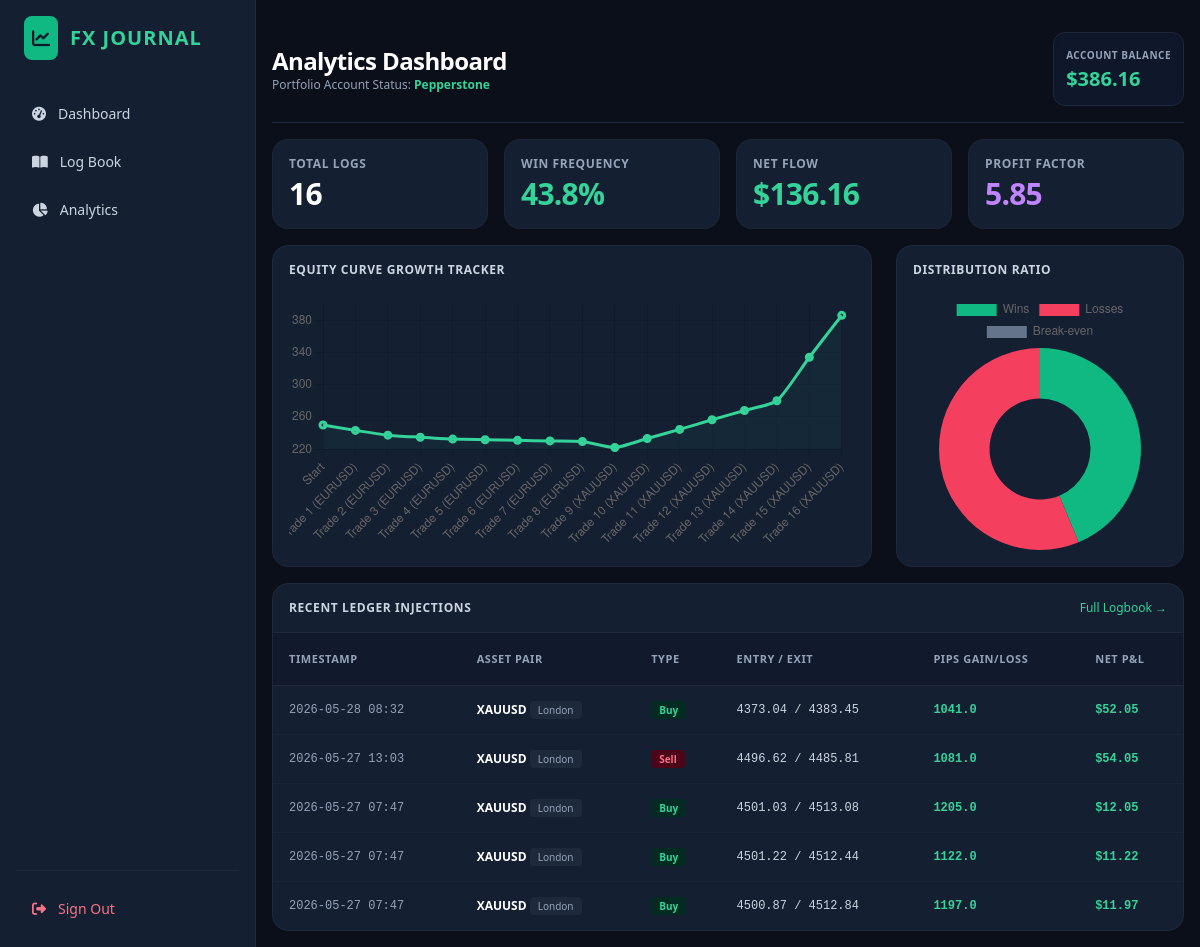
The page / (signed in) on the database its author committed.
### app/models.py (models this page shows, shortened)
class Account(db.Model):
    __tablename__ = 'accounts'
    id = db.Column(db.Integer, primary_key=True)
    name = db.Column(db.String(64), nullable=False)
    account_type = db.Column(db.String(20), default='Live') # Demo / Live
    broker = db.Column(db.String(64), default='Generic Broker')
    currency = db.Column(db.String(10), default='USD')
    initial_balance = db.Column(db.Float, default=250.0)
    current_balance = db.Column(db.Float, default=250.0)
    user_id = db.Column(db.Integer, db.ForeignKey('users.id'), nullable=False)
    created_at = db.Column(db.DateTime, default=datetime.utcnow)

class Trade(db.Model):
    __tablename__ = 'trades'
    id = db.Column(db.Integer, primary_key=True)
    user_id = db.Column(db.Integer, db.ForeignKey('users.id'), nullable=False)
    date = db.Column(db.Date, nullable=False, default=datetime.utcnow().date)
    time = db.Column(db.Time, nullable=False)
    session = db.Column(db.String(20), nullable=False) # London, New York, Asian, Sydney
    pair = db.Column(db.String(20), nullable=False, index=True) # e.g. EURUSD, XAUUSD
    asset_class = db.Column(db.String(20), default='Forex') # Forex, Gold, Indices, Crypto
    direction = db.Column(db.String(10), nullable=False) # Buy / Sell
    entry_price = db.Column(db.Float, nullable=False)
    stop_loss = db.Column(db.Float, nullable=False)
    take_profit = db.Column(db.Float, nullable=False)
    exit_price = db.Column(db.Float, nullable=False)
    lot_size = db.Column(db.Float, nullable=False)
    risk_percentage = db.Column(db.Float, default=1.0)
    balance_before = db.Column(db.Float, nullable=False)
    balance_after = db.Column(db.Float, nullable=False)
    pip_gain_loss = db.Column(db.Float, default=0.0)
    rr_ratio = db.Column(db.Float, default=0.0)
    net_pnl = db.Column(db.Float, default=0.0)
    outcome = db.Column(db.String(15), default='Break-even') # Win, Loss, Break-even
    strategy = db.Column(db.String(60), default='Price Action')
    timeframe = db.Column(db.String(10), default='H1')
    confluence_count = db.Column(db.Integer, default=1)
    emotions_before = db.Column(db.String(30))
    emotions_after = db.Column(db.String(30))
    discipline_score = db.Column(db.Integer, default=5) # 1-5 scale
    flags = db.Column(db.String(100), default='') # JSON or comma-separated string e.g., 'FOMO, Revenge'
    notes = db.Column(db.Text)
    screenshot_before = db.Column(db.String(255))
    screenshot_after = db.Column(db.String(255))

### app/journal.py (the view)
@journal_bp.route('/')
@login_required
def dashboard():
    trades = Trade.query.filter_by(user_id=current_user.id).order_by(Trade.date.desc(), Trade.time.desc()).all()
    account = Account.query.filter_by(user_id=current_user.id).first()
    total_trades = len(trades)
    wins = [t for t in trades if t.outcome == 'Win']
    losses = [t for t in trades if t.outcome == 'Loss']
    win_rate = round((len(wins) / total_trades * 100), 1) if total_trades > 0 else 0
    net_pnl = sum(t.net_pnl for t in trades)
    total_win_amt = sum(t.net_pnl for t in wins)
    total_loss_amt = abs(sum(t.net_pnl for t in losses))
    profit_factor = round(total_win_amt / total_loss_amt, 2) if total_loss_amt > 0 else total_win_amt
    return render_template('dashboard.html', trades=trades[:5], account=account, total_trades=total_trades, win_rate=win_rate, net_pnl=net_pnl, profit_factor=profit_factor)

### app/models.py (called while the page is built)
@login_manager.user_loader
def load_user(user_id):
    return User.query.get(int(user_id))

### app/templates/dashboard.html
{% extends "base.html" %}
{% block content %}
<header class="flex flex-col sm:flex-row justify-between items-start sm:items-center gap-4 py-4 border-b border-slate-800">
    <div>
        <h1 class="text-2xl font-black text-white tracking-tight">Analytics Dashboard</h1>
        <p class="text-slate-400 text-xs">Portfolio Account Status: <span class="text-emerald-400 font-bold">{{ account.broker if account else 'Primary Engine' }}</span></p>
    </div>
    <div class="bg-slate-900 border border-slate-800 p-3 rounded-xl flex items-center gap-4 shadow-inner">
        <div>
            <div class="text-[10px] text-slate-400 font-semibold uppercase tracking-wider">Account Balance</div>
            <div class="text-xl font-black text-emerald-400">${{ "%.2f"|format(account.current_balance if account else 250.0) }}</div>
        </div>
    </div>
</header>
<section class="grid grid-cols-2 lg:grid-cols-4 gap-4 mt-6">
    <div class="bg-darkCard border border-slate-800/80 p-4 rounded-2xl shadow-sm">
        <div class="text-xs font-semibold uppercase tracking-wider text-slate-400 mb-1">Total Logs</div>
        <div class="text-3xl font-black text-white tracking-tight">{{ total_trades }}</div>
    </div>
    <div class="bg-darkCard border border-slate-800/80 p-4 rounded-2xl shadow-sm">
        <div class="text-xs font-semibold uppercase tracking-wider text-slate-400 mb-1">Win Frequency</div>
        <div class="text-3xl font-black text-emerald-400 tracking-tight">{{ win_rate }}%</div>
    </div>
    <div class="bg-darkCard border border-slate-800/80 p-4 rounded-2xl shadow-sm">
        <div class="text-xs font-semibold uppercase tracking-wider text-slate-400 mb-1">Net Flow</div>
        <div class="text-3xl font-black tracking-tight {% if net_pnl >= 0 %}text-emerald-400{% else %}text-rose-400{% endif %}">
            ${{ "%.2f"|format(net_pnl) }}
        </div>
    </div>
    <div class="bg-darkCard border border-slate-800/80 p-4 rounded-2xl shadow-sm">
        <div class="text-xs font-semibold uppercase tracking-wider text-slate-400 mb-1">Profit Factor</div>
        <div class="text-3xl font-black text-purple-400 tracking-tight">{{ profit_factor }}</div>
    </div>
</section>
<section class="grid grid-cols-1 lg:grid-cols-3 gap-6 mt-6">
    <div class="lg:col-span-2 bg-darkCard border border-slate-800 p-4 rounded-2xl">
        <h3 class="text-sm font-bold text-slate-300 mb-4 uppercase tracking-wider text-xs">Equity Curve Growth Tracker</h3>
        <div class="h-64"><canvas id="equityCurveChart"></canvas></div>
    </div>
    <div class="bg-darkCard border border-slate-800 p-4 rounded-2xl">
        <h3 class="text-sm font-bold text-slate-300 mb-4 uppercase tracking-wider text-xs">Distribution Ratio</h3>
        <div class="h-64 flex items-center justify-center"><canvas id="outcomePieChart"></canvas></div>
    </div>
</section>
<section class="mt-6 bg-darkCard border border-slate-800 rounded-2xl overflow-hidden">
    <div class="p-4 border-b border-slate-800 flex justify-between items-center">
        <h3 class="font-bold text-slate-300 uppercase tracking-wider text-xs">Recent Ledger Injections</h3>
        <a href="{{ url_for('journal.log_book') }}" class="text-xs text-emerald-400 hover:underline">Full Logbook &rarr;</a>
    </div>
    <div class="overflow-x-auto">
        <table class="w-full text-left border-collapse">
            <thead>
                <tr class="bg-slate-900/60 border-b border-slate-800 text-[11px] text-slate-400 font-bold uppercase tracking-wider">
                    <th class="p-4">Timestamp</th>
                    <th class="p-4">Asset Pair</th>
                    <th class="p-4">Type</th>
                    <th class="p-4">Entry / Exit</th>
                    <th class="p-4">Pips Gain/Loss</th>
                    <th class="p-4">Net P&amp;L</th>
                </tr>
            </thead>
            <tbody class="divide-y divide-slate-800/60">
                {% for trade in trades %}
                <tr class="hover:bg-slate-800/30 transition text-xs">
                    <td class="p-4 text-slate-400 font-mono">{{ trade.date }} {{ trade.time.strftime('%H:%M') }}</td>
                    <td class="p-4 font-black text-white">{{ trade.pair }} <span class="text-[10px] bg-slate-800 px-2 py-0.5 rounded text-slate-400 font-normal">{{ trade.session }}</span></td>
                    <td class="p-4"><span class="px-2 py-0.5 rounded font-bold text-[10px] {% if trade.direction == 'Buy' %}bg-emerald-950 text-emerald-400{% else %}bg-rose-950 text-rose-400{% endif %}">{{ trade.direction }}</span></td>
                    <td class="p-4 font-mono text-slate-300">{{ trade.entry_price }} / {{ trade.exit_price }}</td>
                    <td class="p-4 font-mono font-bold {% if trade.pip_gain_loss >= 0 %}text-emerald-400{% else %}text-rose-400{% endif %}">{{ "%.1f"|format(trade.pip_gain_loss) }}</td>
                    <td class="p-4 font-mono font-bold {% if trade.net_pnl >= 0 %}text-emerald-400{% else %}text-rose-400{% endif %}">${{ "%.2f"|format(trade.net_pnl) }}</td>
                </tr>
                {% else %}
                <tr><td colspan="6" class="p-8 text-center text-slate-500">No trading system data found. Execute manual entries in the Log Book.</td></tr>
                {% endfor %}
            </tbody>
        </table>
    </div>
</section>
{% endblock %}
{% block scripts %}
<script>
    document.addEventListener("DOMContentLoaded", function() {
        fetch('/api/chart-data')
            .then(res => res.json())
            .then(data => {
                // Equity Curve Linear Initialization
                new Chart(document.getElementById('equityCurveChart'), {
                    type: 'line',
                    data: {
                        labels: data.equity_curve.labels,
                        datasets: [{
                            label: 'Balance Evolution ($)',
                            data: data.equity_curve.data,
                            borderColor: '#34d399',
                            backgroundColor: 'rgba(52, 211, 153, 0.05)',
                            tension: 0.2,
                            fill: true,
                            borderWidth: 3
                        }]
                    },
                    options: { responsive: true, maintainAspectRatio: false, plugins: { legend: { display: false } } }
                });
                // Distribution Framework Pie Mapping
                new Chart(document.getElementById('outcomePieChart'), {
                    type: 'doughnut',
                    data: {
                        labels: data.outcomes.labels,
                        datasets: [{
                            data: data.outcomes.data,
                            backgroundColor: ['#10b981', '#f43f5e', '#64748b'],
                            borderWidth: 0
                        }]
                    },
                    options: { responsive: true, maintainAspectRatio: false }
                });
            });
    });
</script>
{% endblock %}

### app/templates/base.html (shortened to what this page needs)
<!DOCTYPE html>
<html lang="en" class="h-full bg-slate-900 text-slate-100">
<head>
    <script src="https://cdn.tailwindcss.com"></script>
    <link href="https://cdnjs.cloudflare.com/ajax/libs/font-awesome/6.4.0/css/all.min.css" rel="stylesheet">
</head>
<body class="h-full flex flex-col md:flex-row bg-darkDark overflow-hidden text-sm">
    <aside class="hidden md:flex flex-col w-64 bg-darkCard border-r border-slate-800 p-4 shrink-0">
        <div class="flex items-center gap-3 mb-8 px-2">
            <div class="bg-emerald-500 text-slate-900 p-2 rounded-lg font-bold"><i class="fa-solid fa-chart-line text-lg"></i></div>
            <span class="text-xl font-black tracking-wider text-emerald-400">FX JOURNAL</span>
        </div>
        <nav class="flex-1 space-y-1">
            <a href="{{ url_for('journal.dashboard') }}" class="flex items-center gap-3 px-4 py-3 rounded-xl transition text-slate-300 hover:bg-slate-800 hover:text-white"><i class="fa-solid fa-gauge-high"></i> Dashboard</a>
            <a href="{{ url_for('journal.log_book') }}" class="flex items-center gap-3 px-4 py-3 rounded-xl transition text-slate-300 hover:bg-slate-800 hover:text-white"><i class="fa-solid fa-book-open"></i> Log Book</a>
            <a href="{{ url_for('analytics.stats_center') }}" class="flex items-center gap-3 px-4 py-3 rounded-xl transition text-slate-300 hover:bg-slate-800 hover:text-white"><i class="fa-solid fa-pie-chart"></i> Analytics</a>
        </nav>
        {% if current_user.is_authenticated %}
        <div class="pt-4 border-t border-slate-800">
            <a href="{{ url_for('auth.logout') }}" class="flex items-center gap-3 px-4 py-3 rounded-xl text-rose-400 hover:bg-rose-950/30 transition"><i class="fa-solid fa-right-from-bracket"></i> Sign Out</a>
        </div>
        {% endif %}
    </aside>
    <main class="flex-1 flex flex-col min-w-0 h-full overflow-y-auto pb-20 md:pb-0">
        <div class="p-4 max-w-7xl w-full mx-auto space-y-4">
            {% block content %}{% endblock %}
        </div>
    </main>
    {% block scripts %}{% endblock %}
</body>
</html>

### rows shown on the page
Account: broker "Pepperstone", current_balance "386.16"
Trade: date "2026-05-28", time "08:32", pair "XAUUSD", session "London", direction "Buy", entry_price "4373.04", exit_price "4383.45", pip_gain_loss "1041.0", net_pnl "52.05"
Trade: date "2026-05-27", time "13:03", pair "XAUUSD", session "London", direction "Sell", entry_price "4496.62", exit_price "4485.81", pip_gain_loss "1081.0", net_pnl "54.05"
Trade: date "2026-05-27", time "07:47", pair "XAUUSD", session "London", direction "Buy", entry_price "4501.03", exit_price "4513.08", pip_gain_loss "1205.0", net_pnl "12.05"
Trade: date "2026-05-27", time "07:47", pair "XAUUSD", session "London", direction "Buy", entry_price "4501.22", exit_price "4512.44", pip_gain_loss "1122.0", net_pnl "11.22"
Trade: date "2026-05-27", time "07:47", pair "XAUUSD", session "London", direction "Buy", entry_price "4500.87", exit_price "4512.84", pip_gain_loss "1197.0", net_pnl "11.97"

### other values the page prints
{{ total_trades }} "16"
{{ win_rate }} "43.8"
{{ "%.2f"|format(net_pnl) }} "136.16"
{{ profit_factor }} "5.85"
